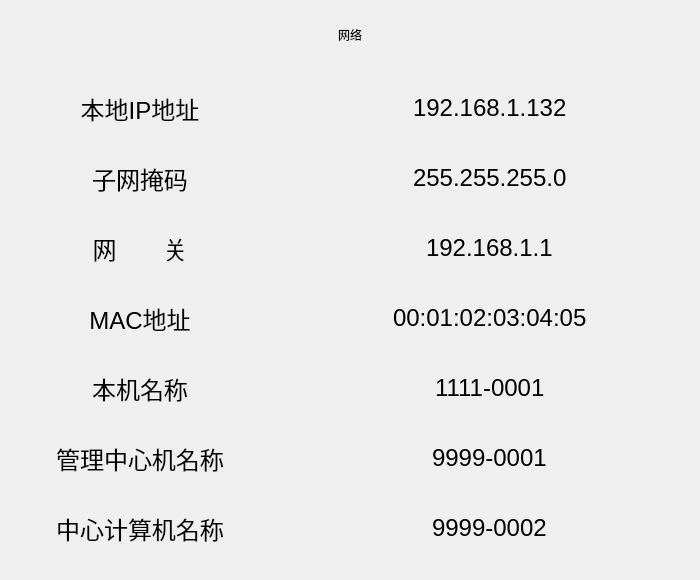
<?xml version="1.0" encoding="UTF-8"?>
<ui version="4.0">
 <class>AddressSetDialog</class>
 <widget class="QDialog" name="AddressSetDialog">
  <property name="geometry">
   <rect>
    <x>0</x>
    <y>0</y>
    <width>700</width>
    <height>580</height>
   </rect>
  </property>
  <property name="windowTitle">
   <string>Dialog</string>
  </property>
  <property name="styleSheet">
   <string notr="true"/>
  </property>
  <widget class="QFrame" name="frameAddressSetting">
   <property name="geometry">
    <rect>
     <x>0</x>
     <y>0</y>
     <width>700</width>
     <height>580</height>
    </rect>
   </property>
   <property name="styleSheet">
    <string notr="true"/>
   </property>
   <property name="frameShape">
    <enum>QFrame::NoFrame</enum>
   </property>
   <property name="frameShadow">
    <enum>QFrame::Raised</enum>
   </property>
  </widget>
  <widget class="QLabel" name="label_address_1">
   <property name="geometry">
    <rect>
     <x>0</x>
     <y>73</y>
     <width>280</width>
     <height>70</height>
    </rect>
   </property>
   <property name="font">
    <font>
     <pointsize>-1</pointsize>
     <weight>50</weight>
     <italic>false</italic>
     <bold>false</bold>
    </font>
   </property>
   <property name="layoutDirection">
    <enum>Qt::LeftToRight</enum>
   </property>
   <property name="styleSheet">
    <string notr="true">font:24px</string>
   </property>
   <property name="text">
    <string>本地IP地址</string>
   </property>
   <property name="alignment">
    <set>Qt::AlignCenter</set>
   </property>
  </widget>
  <widget class="QLineEdit" name="lineEditMacAddr">
   <property name="geometry">
    <rect>
     <x>280</x>
     <y>283</y>
     <width>420</width>
     <height>70</height>
    </rect>
   </property>
   <property name="focusPolicy">
    <enum>Qt::ClickFocus</enum>
   </property>
   <property name="styleSheet">
    <string notr="true">border: 0px;
background-color: transparent;
font:24px</string>
   </property>
   <property name="text">
    <string>00:01:02:03:04:05</string>
   </property>
   <property name="maxLength">
    <number>49</number>
   </property>
   <property name="alignment">
    <set>Qt::AlignCenter</set>
   </property>
   <property name="readOnly">
    <bool>true</bool>
   </property>
  </widget>
  <widget class="MyLineEdit" name="lineEditManageCenter1Name">
   <property name="geometry">
    <rect>
     <x>280</x>
     <y>423</y>
     <width>420</width>
     <height>70</height>
    </rect>
   </property>
   <property name="focusPolicy">
    <enum>Qt::ClickFocus</enum>
   </property>
   <property name="styleSheet">
    <string notr="true">border: 0px;
background-color: transparent;
font:24px</string>
   </property>
   <property name="text">
    <string>9999-0001</string>
   </property>
   <property name="maxLength">
    <number>32</number>
   </property>
   <property name="alignment">
    <set>Qt::AlignCenter</set>
   </property>
  </widget>
  <widget class="MyLineEdit" name="lineEditNativeName">
   <property name="geometry">
    <rect>
     <x>280</x>
     <y>353</y>
     <width>420</width>
     <height>70</height>
    </rect>
   </property>
   <property name="focusPolicy">
    <enum>Qt::ClickFocus</enum>
   </property>
   <property name="styleSheet">
    <string notr="true">border: 0px;
background-color: transparent;
font:24px</string>
   </property>
   <property name="text">
    <string>1111-0001</string>
   </property>
   <property name="maxLength">
    <number>32</number>
   </property>
   <property name="alignment">
    <set>Qt::AlignCenter</set>
   </property>
  </widget>
  <widget class="QLabel" name="label_address_2">
   <property name="geometry">
    <rect>
     <x>0</x>
     <y>143</y>
     <width>280</width>
     <height>70</height>
    </rect>
   </property>
   <property name="font">
    <font>
     <pointsize>-1</pointsize>
     <weight>50</weight>
     <italic>false</italic>
     <bold>false</bold>
    </font>
   </property>
   <property name="styleSheet">
    <string notr="true">font:24px</string>
   </property>
   <property name="text">
    <string>子网掩码</string>
   </property>
   <property name="alignment">
    <set>Qt::AlignCenter</set>
   </property>
  </widget>
  <widget class="QLabel" name="label_address_5">
   <property name="geometry">
    <rect>
     <x>0</x>
     <y>353</y>
     <width>280</width>
     <height>70</height>
    </rect>
   </property>
   <property name="font">
    <font>
     <pointsize>-1</pointsize>
     <weight>50</weight>
     <italic>false</italic>
     <bold>false</bold>
    </font>
   </property>
   <property name="styleSheet">
    <string notr="true">font:24px</string>
   </property>
   <property name="text">
    <string>本机名称</string>
   </property>
   <property name="alignment">
    <set>Qt::AlignCenter</set>
   </property>
  </widget>
  <widget class="MyLineEdit" name="lineEditGateway">
   <property name="geometry">
    <rect>
     <x>280</x>
     <y>213</y>
     <width>420</width>
     <height>70</height>
    </rect>
   </property>
   <property name="focusPolicy">
    <enum>Qt::ClickFocus</enum>
   </property>
   <property name="styleSheet">
    <string notr="true">border: 0px;
background-color: transparent;
font:24px</string>
   </property>
   <property name="text">
    <string>192.168.1.1</string>
   </property>
   <property name="maxLength">
    <number>49</number>
   </property>
   <property name="alignment">
    <set>Qt::AlignCenter</set>
   </property>
  </widget>
  <widget class="QLabel" name="label_address_6">
   <property name="geometry">
    <rect>
     <x>0</x>
     <y>423</y>
     <width>280</width>
     <height>70</height>
    </rect>
   </property>
   <property name="font">
    <font>
     <pointsize>-1</pointsize>
     <weight>50</weight>
     <italic>false</italic>
     <bold>false</bold>
    </font>
   </property>
   <property name="styleSheet">
    <string notr="true">font:24px</string>
   </property>
   <property name="text">
    <string>管理中心机名称</string>
   </property>
   <property name="alignment">
    <set>Qt::AlignCenter</set>
   </property>
  </widget>
  <widget class="QLabel" name="label_address_3">
   <property name="geometry">
    <rect>
     <x>0</x>
     <y>213</y>
     <width>280</width>
     <height>70</height>
    </rect>
   </property>
   <property name="font">
    <font>
     <pointsize>-1</pointsize>
     <weight>50</weight>
     <italic>false</italic>
     <bold>false</bold>
    </font>
   </property>
   <property name="styleSheet">
    <string notr="true">font:24px</string>
   </property>
   <property name="text">
    <string>网       关</string>
   </property>
   <property name="alignment">
    <set>Qt::AlignCenter</set>
   </property>
  </widget>
  <widget class="QLabel" name="label_address_7">
   <property name="geometry">
    <rect>
     <x>0</x>
     <y>493</y>
     <width>280</width>
     <height>70</height>
    </rect>
   </property>
   <property name="font">
    <font>
     <pointsize>-1</pointsize>
     <weight>50</weight>
     <italic>false</italic>
     <bold>false</bold>
    </font>
   </property>
   <property name="styleSheet">
    <string notr="true">font:24px</string>
   </property>
   <property name="text">
    <string>中心计算机名称</string>
   </property>
   <property name="alignment">
    <set>Qt::AlignCenter</set>
   </property>
  </widget>
  <widget class="QLabel" name="label_address_4">
   <property name="geometry">
    <rect>
     <x>0</x>
     <y>283</y>
     <width>280</width>
     <height>70</height>
    </rect>
   </property>
   <property name="font">
    <font>
     <pointsize>-1</pointsize>
     <weight>50</weight>
     <italic>false</italic>
     <bold>false</bold>
    </font>
   </property>
   <property name="layoutDirection">
    <enum>Qt::LeftToRight</enum>
   </property>
   <property name="styleSheet">
    <string notr="true">font:24px</string>
   </property>
   <property name="text">
    <string>MAC地址</string>
   </property>
   <property name="alignment">
    <set>Qt::AlignCenter</set>
   </property>
  </widget>
  <widget class="MyLineEdit" name="lineEditNativeIP">
   <property name="geometry">
    <rect>
     <x>280</x>
     <y>73</y>
     <width>420</width>
     <height>70</height>
    </rect>
   </property>
   <property name="focusPolicy">
    <enum>Qt::ClickFocus</enum>
   </property>
   <property name="styleSheet">
    <string notr="true">border: 0px;
background-color: transparent;
font:24px</string>
   </property>
   <property name="text">
    <string>192.168.1.132</string>
   </property>
   <property name="maxLength">
    <number>49</number>
   </property>
   <property name="alignment">
    <set>Qt::AlignCenter</set>
   </property>
  </widget>
  <widget class="MyLineEdit" name="lineEditNetmask">
   <property name="geometry">
    <rect>
     <x>280</x>
     <y>143</y>
     <width>420</width>
     <height>70</height>
    </rect>
   </property>
   <property name="focusPolicy">
    <enum>Qt::ClickFocus</enum>
   </property>
   <property name="styleSheet">
    <string notr="true">border: 0px;
background-color: transparent;
font:24px</string>
   </property>
   <property name="text">
    <string>255.255.255.0</string>
   </property>
   <property name="maxLength">
    <number>49</number>
   </property>
   <property name="alignment">
    <set>Qt::AlignCenter</set>
   </property>
  </widget>
  <widget class="MyLineEdit" name="lineEditManageCenter2Name">
   <property name="geometry">
    <rect>
     <x>280</x>
     <y>493</y>
     <width>420</width>
     <height>70</height>
    </rect>
   </property>
   <property name="focusPolicy">
    <enum>Qt::ClickFocus</enum>
   </property>
   <property name="styleSheet">
    <string notr="true">border: 0px;
background-color: transparent;
font:24px</string>
   </property>
   <property name="text">
    <string>9999-0002</string>
   </property>
   <property name="maxLength">
    <number>32</number>
   </property>
   <property name="alignment">
    <set>Qt::AlignCenter</set>
   </property>
  </widget>
  <widget class="QLabel" name="label_title">
   <property name="geometry">
    <rect>
     <x>95</x>
     <y>10</y>
     <width>510</width>
     <height>50</height>
    </rect>
   </property>
   <property name="styleSheet">
    <string notr="true"/>
   </property>
   <property name="text">
    <string>网络</string>
   </property>
   <property name="alignment">
    <set>Qt::AlignCenter</set>
   </property>
  </widget>
 </widget>
 <customwidgets>
  <customwidget>
   <class>MyLineEdit</class>
   <extends>QLineEdit</extends>
   <header>mylineedit.h</header>
  </customwidget>
 </customwidgets>
 <resources/>
 <connections/>
</ui>
